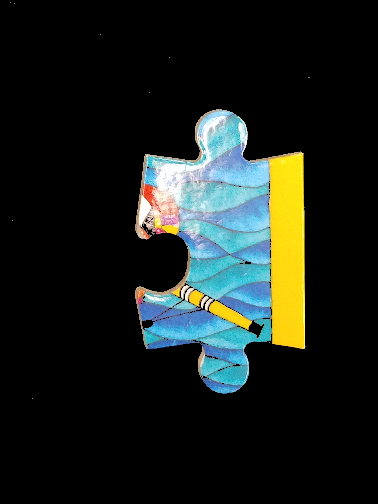
#> input picture piece4.png, 378 x 504 px
$ python houghlines.py
#> lines starting #> are read from the running program, lines starting #| are printed output that depends on the picture; after the words box and inside, x2 and y2 are one past the last pixel; in counts of white or black regions, pixels touching at a corner belong together
import cv2
import numpy as np

img = cv2.imread('piece4.png')
#> img is the input picture: shape (504, 378, 3); mean B, G, R 27.7, 32.3, 26.2
gray = cv2.cvtColor(img,cv2.COLOR_BGR2GRAY)
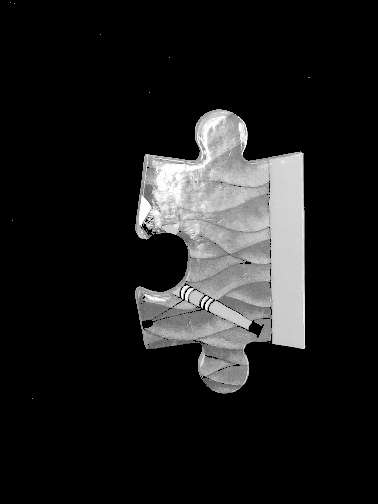
#> gray: shape (504, 378); min 0, max 255, mean 29.9
edges = cv2.Canny(gray,50,150,apertureSize = 3)
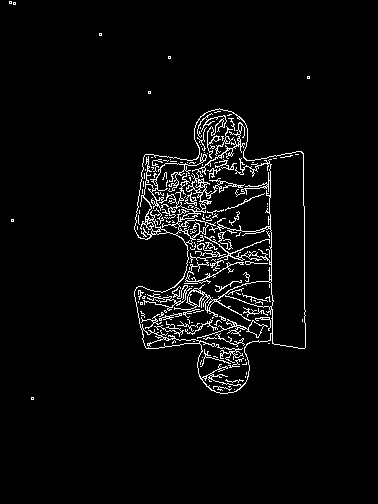
#> edges: shape (504, 378); 4% white in thin lines or dots, all inside (x1, y1, x2, y2) = (9, 1, 310, 400)

lines = cv2.HoughLines(edges,1,np.pi/180,165)
#> lines = None

#> (the run stopped early here; a loop or call above may not have finished)

$ run again, with piece1.png copied over piece4.png
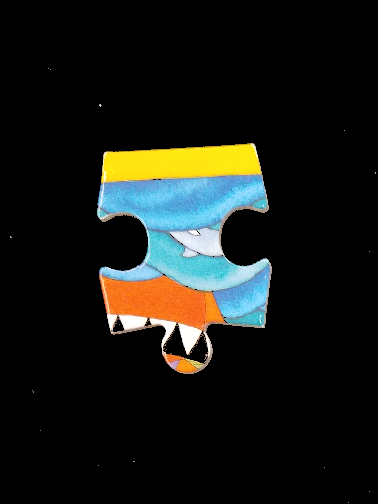
#> input picture piece1.png, 378 x 504 px
#> img is the input picture: shape (504, 378, 3); mean B, G, R 21, 25.7, 23.6
#> `gray = cv2.cvtColor(img,cv2.COLOR_BGR2GRAY)`:
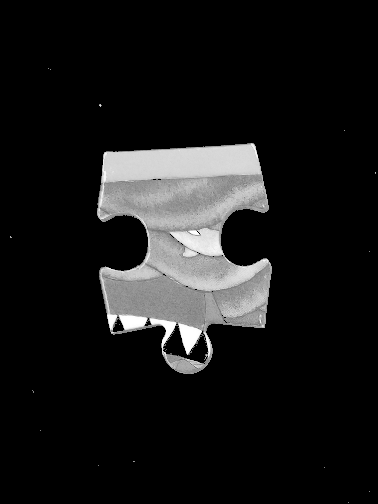
#> gray: shape (504, 378); min 0, max 255, mean 24.5
#> `edges = cv2.Canny(gray,50,150,apertureSize = 3)`:
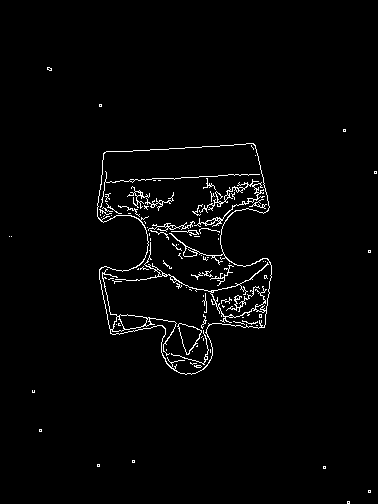
#> edges: shape (504, 378); 2.2% white in thin lines or dots, all inside (x1, y1, x2, y2) = (9, 67, 377, 504)
#> lines = None
